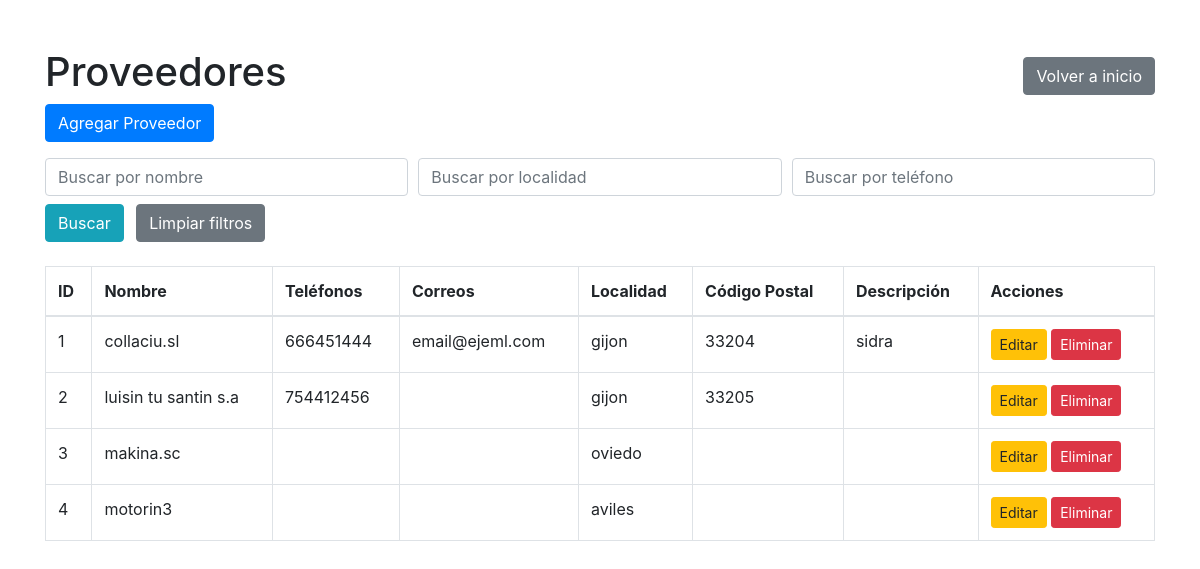
/proveedores, run on the app's committed database.
### app.py (models this page shows)
class Proveedor(db.Model):
    __tablename__ = 'proveedores'
    id = db.Column(db.Integer, primary_key=True)
    nombre = db.Column(db.String(100), nullable=False)
    telefonos = db.Column(db.Text, nullable=True)  # Separados por coma
    correos = db.Column(db.Text, nullable=True)    # Separados por coma
    localidad = db.Column(db.String(100), nullable=True)
    codigo_postal = db.Column(db.String(20), nullable=True)
    descripcion = db.Column(db.Text, nullable=True)

### app.py (the view)
@app.route('/proveedores')
def ver_proveedores():
    nombre = request.args.get('nombre', '').strip()
    localidad = request.args.get('localidad', '').strip()
    telefono = request.args.get('telefono', '').strip()
    query = Proveedor.query
    if nombre:
        query = query.filter(Proveedor.nombre.ilike(f"%{nombre}%"))
    if localidad:
        query = query.filter(Proveedor.localidad.ilike(f"%{localidad}%"))
    if telefono:
        query = query.filter(Proveedor.telefonos.ilike(f"%{telefono}%"))
    proveedores = query.all()
    return render_template('proveedores.html', proveedores=proveedores, filtro_nombre=nombre, filtro_localidad=localidad, filtro_telefono=telefono)

### templates/proveedores.html (shortened to what this page needs)
<!DOCTYPE html>
<html lang="es">
<head>
    <link rel="stylesheet" href="https://stackpath.bootstrapcdn.com/bootstrap/4.5.2/css/bootstrap.min.css">
</head>
<body>
    <div class="container mt-5">
        <div class="d-flex justify-content-between align-items-center">
            <h1>Proveedores</h1>
            <a href="{{ url_for('home') }}" class="btn btn-secondary">Volver a inicio</a>
        </div>
        <div class="mb-3">
            <a href="{{ url_for('agregar_proveedor') }}" class="btn btn-primary">Agregar Proveedor</a>
        </div>
        <form class="mb-4" method="get" action="{{ url_for('ver_proveedores') }}">
            <div class="form-row">
                <div class="col-md-4 mb-2">
                    <input type="text" class="form-control" name="nombre" placeholder="Buscar por nombre" value="{{ filtro_nombre or '' }}">
                </div>
                <div class="col-md-4 mb-2">
                    <input type="text" class="form-control" name="localidad" placeholder="Buscar por localidad" value="{{ filtro_localidad or '' }}">
                </div>
                <div class="col-md-4 mb-2">
                    <input type="text" class="form-control" name="telefono" placeholder="Buscar por teléfono" value="{{ filtro_telefono or '' }}">
                </div>
            </div>
            <button type="submit" class="btn btn-info">Buscar</button>
            <a href="{{ url_for('ver_proveedores') }}" class="btn btn-secondary ml-2">Limpiar filtros</a>
        </form>
        {% if proveedores %}
        <table class="table table-bordered">
            <thead>
                <tr>
                    <th>ID</th>
                    <th>Nombre</th>
                    <th>Teléfonos</th>
                    <th>Correos</th>
                    <th>Localidad</th>
                    <th>Código Postal</th>
                    <th>Descripción</th>
                    <th>Acciones</th>
                </tr>
            </thead>
            <tbody>
                {% for proveedor in proveedores %}
                <tr>
                    <td>{{ proveedor.id }}</td>
                    <td>{{ proveedor.nombre }}</td>
                    <td>{{ proveedor.telefonos }}</td>
                    <td>{{ proveedor.correos }}</td>
                    <td>{{ proveedor.localidad }}</td>
                    <td>{{ proveedor.codigo_postal }}</td>
                    <td>{{ proveedor.descripcion }}</td>
                    <td>
                        <a href="{{ url_for('editar_proveedor', id=proveedor.id) }}" class="btn btn-warning btn-sm">Editar</a>
                        <form action="{{ url_for('eliminar_proveedor', id=proveedor.id) }}" method="POST" style="display:inline;">
                            <button type="submit" class="btn btn-danger btn-sm" onclick="return confirm('¿Eliminar este proveedor?')">Eliminar</button>
                        </form>
                    </td>
                </tr>
                {% endfor %}
            </tbody>
        </table>
        {% else %}
        <p>No hay proveedores registrados.</p>
        {% endif %}
    </div>
</body>
</html>

### data on the page
Proveedor: id "1", nombre "collaciu.sl", telefonos "666451444", correos "email@ejeml.com", localidad "gijon", codigo_postal "33204", descripcion "sidra"
Proveedor: id "2", nombre "luisin tu santin s.a", telefonos "754412456", localidad "gijon", codigo_postal "33205"
Proveedor: id "3", nombre "makina.sc", localidad "oviedo"
Proveedor: id "4", nombre "motorin3", localidad "aviles"
